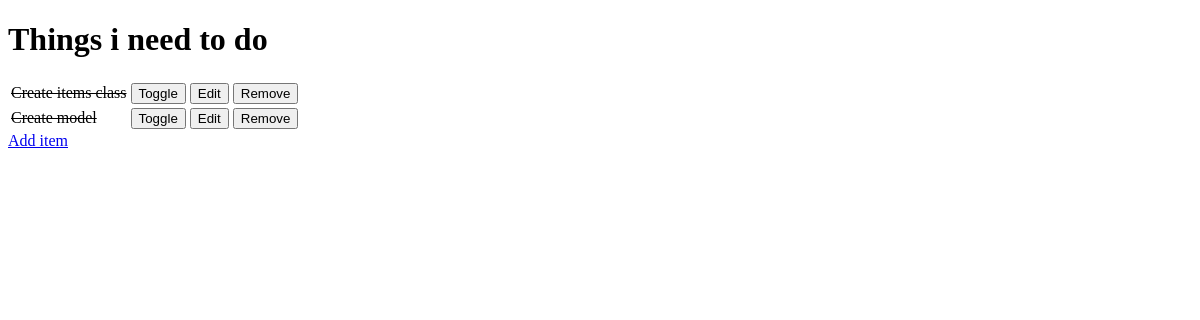
The app's page /, older data.
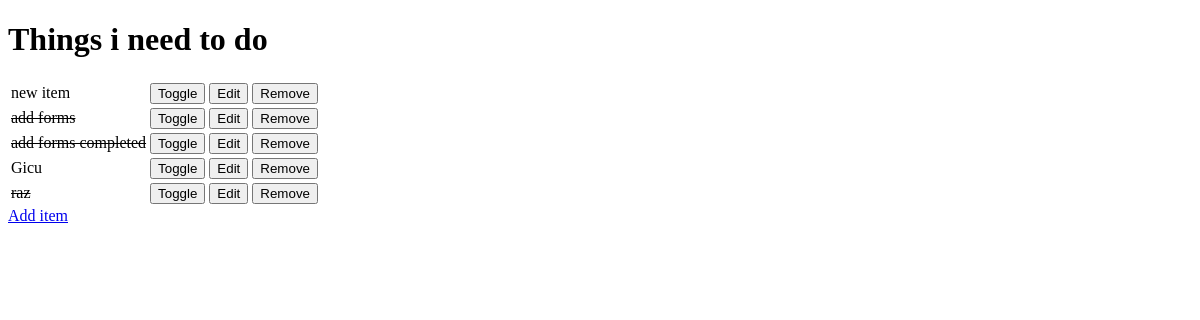
The same page, newer data.
### todo/models.py (models this page shows, shortened)
class Items(models.Model):
    name = models.CharField(max_length=50, null=False, blank=False)
    done = models.BooleanField(null=False, blank=False, default=False)

### todo/views.py (the view)
# urls.py: path('', views.get_todo_list, name="get_todo_list"),
def get_todo_list(request):
    items = Items.objects.all()
    context = {
        'items': items
    }
    return render(request, "todo/todo_list.html", context)

### todo/templates/todo/todo_list.html (shortened to what this page needs)
<!DOCTYPE html>
<html lang="en">
<head>
</head>
<body>
    <h1>Things i need to do</h1>
    <table>
        {% for item in items %}
        <tr>
            {% if item.done %}
                <td><strike>{{ item.name }}</strike></td>
            {% else %}
                <td>{{ item.name }}</td>
            {% endif %}
            <td>
                <a href="/toggle_item/{{ item.id }}">
                    <button>Toggle</button>
                </a>
            </td>
            <td>
                <a href="/edit_item/{{ item.id }}">
                    <button>Edit</button>
                </a>
            </td>
            <td>
                <a href="/delete_item/{{ item.id }}">
                    <button>Remove</button>
                </a>
            </td>
        </tr>
        {% empty %}
        <tr><td>You have nothing to do</td></tr>
        {% endfor %}
    </table>
    <a href="/add_item">Add item</a>
</body>
</html>

Row changes from the older to the newer data that the page shows:
removed Items: name "Create items class"
removed Items: name "Create model"
added Items: name "new item"
added Items: name "add forms"
added Items: name "add forms completed"
added Items: name "Gicu"
added Items: name "raz"
